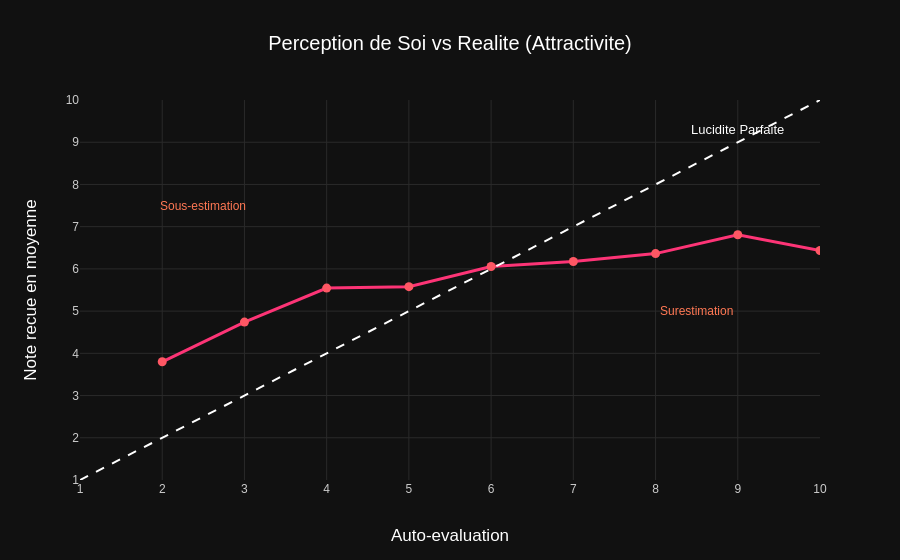

Notebook source saved alongside this figure:
### Markdown cell above
## 7. Psychologie : perception de soi vs réalité

Les utilisateurs sont-ils lucides sur leur propre attractivité ? On compare la note qu'ils se donnent (auto-évaluation) à la note moyenne qu'ils reçoivent des autres (note réelle).

### Code cell
df_self = df_clean[['attr3_1', 'attr_o']].dropna()
self_perception = (
    df_self.groupby('attr3_1')['attr_o'].mean().reset_index()
)

fig = px.line(
    self_perception, x='attr3_1', y='attr_o', markers=True,
    title='Perception de Soi vs Realite (Attractivite)',
    labels={
        'attr3_1': 'Auto-evaluation',
        'attr_o': 'Note recue en moyenne'
    }
)

fig.update_traces(
    line=dict(color=TINDER_PINK, width=3),
    marker=dict(size=9, color=TINDER_RED)
)

# Diagonale = lucidite parfaite
fig.add_shape(
    type='line', x0=1, y0=1, x1=10, y1=10,
    line=dict(color='#FFFFFF', width=2, dash='dash')
)
fig.add_annotation(
    x=9, y=9.3, text='Lucidite Parfaite',
    font=dict(color='#FFFFFF', size=13), showarrow=False
)

fig.add_annotation(
    x=2.5, y=7.5, text='Sous-estimation',
    font=dict(color=TINDER_ORANGE, size=12), showarrow=False
)
fig.add_annotation(
    x=8.5, y=5, text='Surestimation',
    font=dict(color=TINDER_ORANGE, size=12), showarrow=False
)

fig.update_layout(
    xaxis=dict(range=[1, 10], dtick=1),
    yaxis=dict(range=[1, 10], dtick=1)
)
fig.show()

### Figure 1 — Plotly figure (JSON) as saved in the notebook; plotly's stock layout.template omitted (floating-point values rounded to 4 significant figures)
{"data": [{"hovertemplate": "Auto-evaluation=%{x}<br>Note recue en moyenne=%{y}<extra></extra>", "legendgroup": "", "line": {"color": "#FD3476", "dash": "solid", "width": 3}, "marker": {"color": "#FE5764", "size": 9, "symbol": "circle"}, "mode": "lines+markers", "name": "", "orientation": "v", "showlegend": false, "type": "scatter", "x": [2.0, 3.0, 4.0, 5.0, 6.0, 7.0, 8.0, 9.0, 10.0], "xaxis": "x", "y": [3.8, 4.739, 5.545, 5.58, 6.057, 6.176, 6.362, 6.807, 6.436], "yaxis": "y"}], "layout": {"annotations": [{"font": {"color": "#FFFFFF", "size": 13}, "showarrow": false, "text": "Lucidite Parfaite", "x": 9, "y": 9.3}, {"font": {"color": "#FF7854", "size": 12}, "showarrow": false, "text": "Sous-estimation", "x": 2.5, "y": 7.5}, {"font": {"color": "#FF7854", "size": 12}, "showarrow": false, "text": "Surestimation", "x": 8.5, "y": 5}], "legend": {"tracegroupgap": 0}, "shapes": [{"line": {"color": "#FFFFFF", "dash": "dash", "width": 2}, "type": "line", "x0": 1, "x1": 10, "y0": 1, "y1": 10}], "title": {"text": "Perception de Soi vs Realite (Attractivite)"}, "xaxis": {"anchor": "y", "domain": [0, 1], "dtick": 1, "range": [1, 10], "title": {"text": "Auto-evaluation"}}, "yaxis": {"anchor": "x", "domain": [0, 1], "dtick": 1, "range": [1, 10], "title": {"text": "Note recue en moyenne"}}}}
